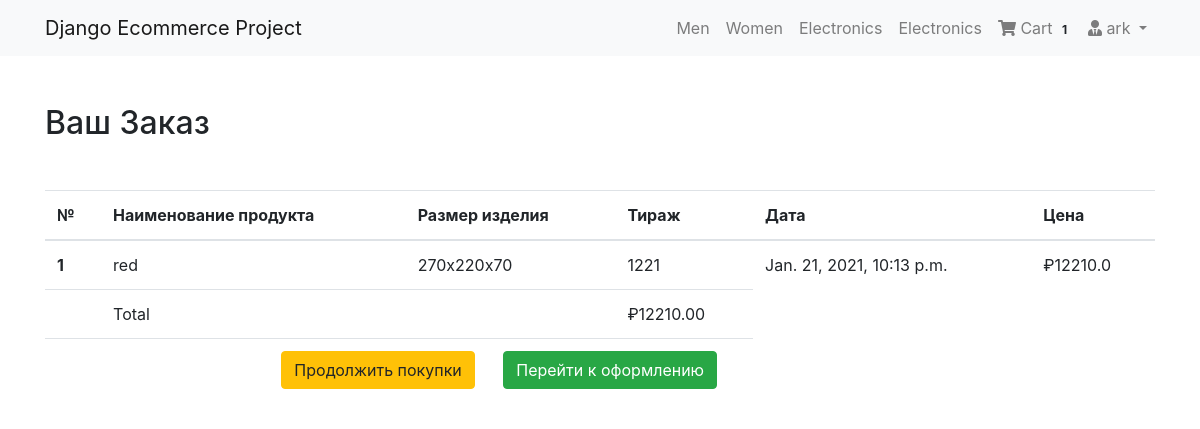
/cart/ (signed in), run on an earlier commit of the app's database.
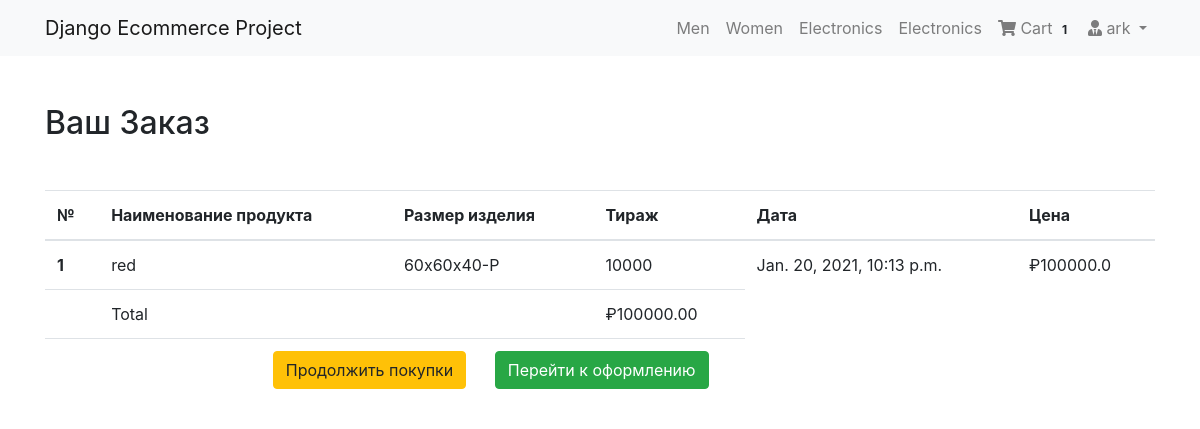
And on a later commit of the database.
### cart/models.py (models this page shows, shortened)
class Order(models.Model):
    orderitems  = models.ManyToManyField(Cart)
    user = models.ForeignKey(User, on_delete=models.CASCADE)
    ordered = models.BooleanField(default=False)
    created = models.DateTimeField(auto_now_add=True)
    paymentId = models.CharField(max_length=200, blank=True , null=True)
    orderId = models.CharField(max_length=200, blank=True, null=True)
    def get_totals(self):
        total = 0
        for order_item in self.orderitems.all():
            total += order_item.get_total()
        return total

class Cart(models.Model):
    user = models.ForeignKey(User, on_delete=models.CASCADE)
    item = models.ForeignKey(Product, on_delete=models.CASCADE)
    quantity = models.IntegerField(default=1)
    purchased = models.BooleanField(default=False)
    created = models.DateTimeField(auto_now_add=True)
    def get_total(self):
        total = self.item.price * self.item.tirazh
        floattotal = float("{0:.2f}".format(total))
        return floattotal

### products/models.py (models this page shows, shortened)
class  Product(models.Model):
    BOX_SIZES = (
                ('50х50х35', '50х50х35'),
                ('60х60х40', '60х60х40'),
                ('60х60х40-P', '60х60х40-P'),
                ('80х80х40', '80х80х40'),
                ('80х80х40-P', '80х80х40-P'),
                ('240х185х120', '240х185х120'),
                ('270х220х70', '270х220х70'),
        )
    mainimage = models.ImageField(upload_to='products/', blank=True, null=True)
    name = models.CharField(max_length=300, default = None, null=True)
    slug = models.SlugField(default = None, null=True)
    subcategory = models.ForeignKey(SubCategory, on_delete=models.CASCADE, default = None, null=True)
    category = models.ForeignKey(Category, on_delete=models.CASCADE, default = None, null=True)
    preview_text = models.TextField(max_length=200, verbose_name='Preview Text', blank=True, null=True)
    detail_text = models.TextField(max_length=1000, verbose_name='Detail Text', blank=True, null=True)
    price = models.FloatField(default = None, null=True)
    tirazh = models.IntegerField(null=False)
    t = models.IntegerField(null=True)
    box_size = models.CharField(max_length=20, choices=BOX_SIZES,default='80х80х40')
    def timeplus(self):
        t = self.t
        futuredate = datetime.now() + timedelta(days=t)
        return futuredate

### cart/views.py (the view)
# urls.py: path('cart/', CartView, name='cart-home'),
def CartView(request):
    user = request.user
    carts = Cart.objects.filter(user=user, purchased=False)
    orders = Order.objects.filter(user=user, ordered=False)
    if carts.exists():
        if orders.exists():
            order = orders[0]
            return render(request, 'cart/home.html', {"carts": carts, 'order': order})
        else:
            messages.warning(request, "You do not have any item in your Cart")
            return redirect("mainapp:home")
    else:
        messages.warning(request, "You do not have any item in your Cart")
        return redirect("mainapp:home")

### cart/templatetags/cart_tag.py (called while the page is built)
@register.filter
def cart_total(user):
    order = Order.objects.filter(user=user, ordered=False)
    if order.exists():
    	return order[0].orderitems.count()
    else:
    	return 0

### cart/templates/cart/home.html
{% extends 'products/base.html' %}
{% block content %}
<div class="container my-5">
<div class="my-5">
	<h2>Ваш Заказ</h2>
</div>
<table class="table table-hover">
  <thead>
    <tr>
      <th scope="col">№</th>
      <th scope="col">Наименование продукта</th>
      <th scope="col">Размер изделия</th>
      <th scope="col">Тираж</th>
      <th scope="col">Дата</th>
      <th scope="col">Цена</th>
    </tr>
  </thead>
  <tbody>
  	{% for cart in carts %}
    <tr>
      <th scope="row">{{ forloop.counter }}</th>
      <td>{{ cart.item.name }}</td>
      <td>{{ cart.item.box_size}}</td
        <td>
      <td>{{ cart.item.tirazh}} </td>
      <td>{{ cart.item.timeplus}} </td>
      <td>₽{{ cart.get_total }}</td>
    </tr>
	{% endfor %}
    <tr>
      <th scope="row"></th>
      <td colspan="2">Total</td>
      <td>₽{{ order.get_totals| floatformat:2 }}</td>
    </tr>
    <tr>
      <th scope="row"></th>
      <td colspan="3" class="text-right ">
        <a href="{% url 'mainapp:home' %}" class="btn btn-warning mr-4" >Продолжить покупки</a>
        <a href="{% url 'checkout:index' %}" class="btn btn-success mr-4">Перейти к оформлению</a>
      </td>
    </tr>
  </tbody>
</table>
</div>
{% endblock %}

### products/templates/products/base.html (shortened to what this page needs)
{% load static %}
<!DOCTYPE html>
<html lang="en">
<head>
  <link rel="stylesheet" href="https://stackpath.bootstrapcdn.com/bootstrap/4.3.1/css/bootstrap.min.css">
  <link href="https://cdnjs.cloudflare.com/ajax/libs/font-awesome/5.10.2/css/all.css" rel="stylesheet">
  <link rel="stylesheet" href="{% static 'css/main.css' %}">
</head>
<body>
  {% include 'products/navbar.html' %}
  {% block content %}
  {% endblock %}
</body>
</body>
</html>

### products/templates/products/navbar.html (shortened to what this page needs)
{% load cart_tag %}
<nav class="navbar navbar-expand-lg navbar-light bg-light">
  <div class="container">
  <a class="navbar-brand" href="/">Django Ecommerce Project</a>
  <div class="collapse navbar-collapse" id="navbarNav">
    <ul class="navbar-nav ml-auto">
      <li {% if request.path == 'contact' %}class="nav-item active"{% else %}class="nav-item"{% endif %}>
        <a class="nav-link" href="#">Men <span class="sr-only">(current)</span></a>
      </li>
      <li class="nav-item">
        <a class="nav-link" href="#">Women</a>
      </li>
      <li class="nav-item">
        <a class="nav-link" href="#">Electronics</a>
      </li>
       <li class="nav-item">
        <a class="nav-link" href="#">Electronics</a>
      </li>
      {% if request.user.is_authenticated %}
      <li class="nav-item">
        <a class="nav-link" href="{% url 'mainapp:cart-home' %}">
          <i class="fa fa-shopping-cart"></i> Cart
          <span class="badge badge-light">{{ request.user| cart_total }}</span>
        </a>
      </li>
      <li class="nav-item dropdown">
        <a class="nav-link dropdown-toggle" href="#" id="navbarDropdown" role="button" data-toggle="dropdown" aria-haspopup="true" aria-expanded="false">
          <i class="fas fa-user-tie"></i> {{ request.user.username }}
        </a>
      </li>
      {% else %}
       <li class="nav-item">
        <a  class="btn btn-primary" href="/accounts/login/">Login / Register</a>
      </li>
      {% endif %}
    </ul>
  </div>
  </div>
</nav>

What changed in the data, as far as the page shows it:
changed Cart "red": item.box_size "270х220х70" → "60х60х40-P"; item.tirazh "1221" → "10000"; item.timeplus "Jan. 21, 2021, 10:13 p.m." → "Jan. 20, 2021, 10:13 p.m."; get_total "12210.0" → "100000.0"
changed through a linked row, Order: get_totals "12210.00" → "100000.00"
